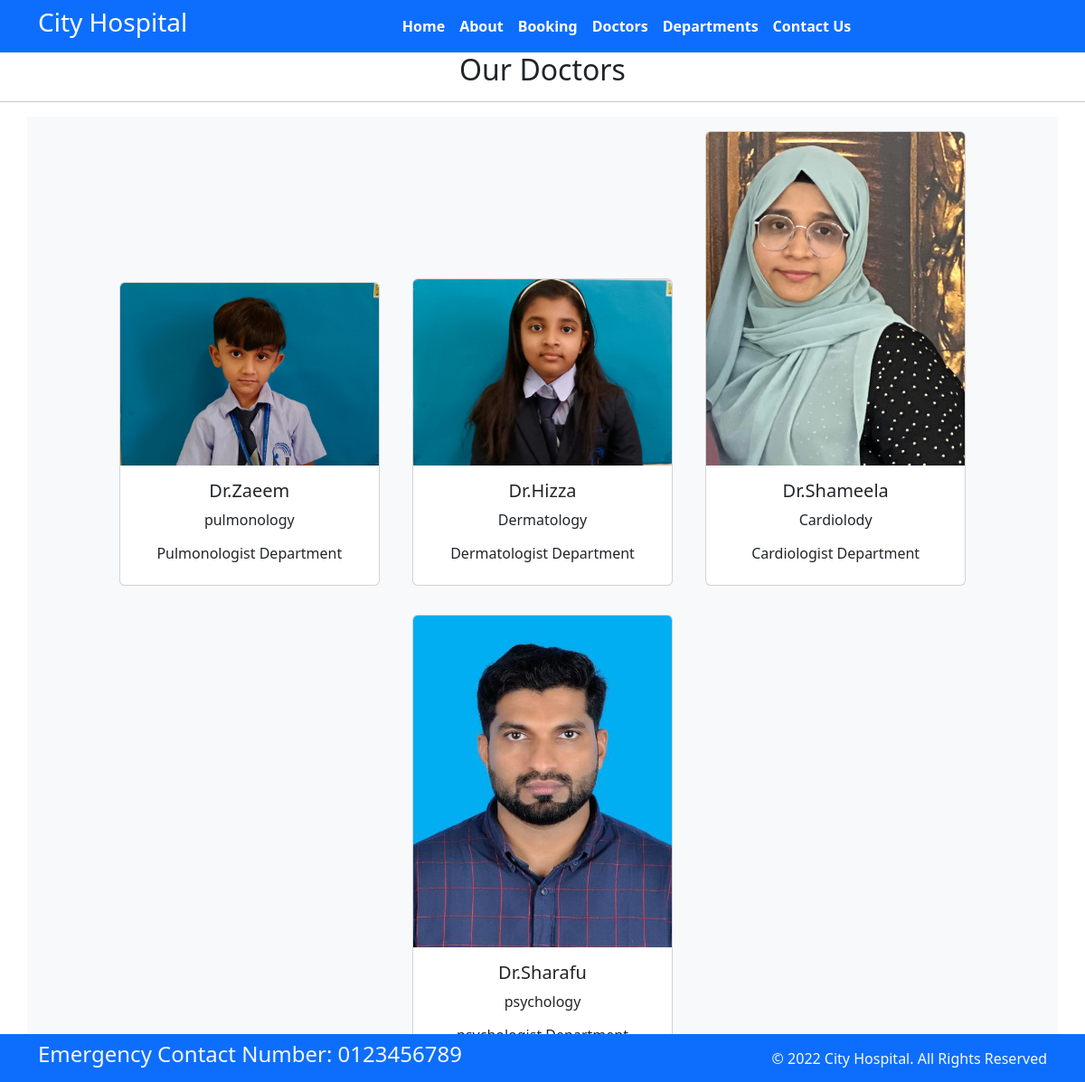
Page /doctors on the committed database.
### navbar/models.py (models this page shows, shortened)
class Doctor(models.Model):
    doc_name=models.CharField(max_length=255)
    doc_spec=models.CharField(max_length=255)
    dep_name=models.ForeignKey(Department,on_delete=models.CASCADE)
    doc_image=models.ImageField(upload_to='doctors')

class Department(models.Model):
    dep_name=models.CharField(max_length=100)
    dep_description=models.TextField()
    def __str__(self):
        return self.dep_name

### navbar/views.py (the view)
# urls.py: path('doctors',doctors,name='doctors'),
def doctors(request):
    dictionary_doctors={
        'doctors_key':Doctor.objects.all()
    }
    return render(request,"doctors.html",dictionary_doctors)

### templates/doctors.html (shortened to what this page needs)
{% extends 'base.html' %}
{%block content%}
<h2 class="text-center">Our Doctors</h2>
<hr>
<div class="container text-center bg-light">
    {%for doc in doctors_key%}
<div class="card text-center mx-3 my-3" style="width: 18rem;display: inline-block;">
    <img src="{{doc.doc_image.url}}" alt="doc-img" class="card-img-top">
    <div class="card-body">
        <h5 class="card-title">Dr.{{doc.doc_name}}</h5>
        <p class="card-text">{{doc.doc_spec}}</p>
        <h6>{{doc.dep_name}} Department</h6>
    </div>
</div>
{%endfor%}
</div>
{% endblock%}

### templates/base.html (shortened to what this page needs)
<!DOCTYPE html>
<html lang="en">
<head>
    <link href="https://cdn.jsdelivr.net/npm/bootstrap@5.3.2/dist/css/bootstrap.min.css" rel="stylesheet">
</head>
<body>
    <nav class="navbar bg-primary navbar-expand-md ">
        <div class="container">
          <div class="col-2 text-left pl-md-0">
            <h3 class="text-white"> City Hospital </h3>
          </div>
          <div
            class="collapse navbar-collapse justify-content-center col-md-8 navbar-collapse-3">
            <ul class="navbar-nav justify-content-center  fw-bold">
              <li class="nav-item active">
                <a class="nav-link text-white" href= {% url 'home' %}>Home </a>
              </li>
              <li class="nav-item">
                <a class="nav-link text-white" href={% url 'about' %}>About</a>
              </li>
              <li class="nav-item">
                <a class="nav-link text-white" href={% url 'booking' %}>Booking</a>
              </li>
              <li class="nav-item">
                <a class="nav-link text-white" href={% url 'doctors' %}>Doctors</a>
              </li>
               <li class="nav-item">
                <a class="nav-link text-white" href={% url 'department' %}>Departments</a>
              </li>
              <li class="nav-item">
                <a class="nav-link text-white" href={% url 'contact' %}>Contact Us</a>
              </li>
            </ul>
          </div>
        </div>
      </nav>
      {%block content%}{%endblock%}
      <section class="fixed-bottom">
        <footer class="pt-2 pb-2  bg-primary text-light">
          <div class="container">
            <div class="row align-items-center">
              <div class="col-12 col-md-8">
                <h4>Emergency Contact Number: 0123456789</h4>
              </div>
              <div class="col-12 col-md-4 mt-4 mt-md-0 text-center text-md-end">
                © 2022 City Hospital. All Rights Reserved
              </div>
            </div>
          </div>
        </footer>
      </section>
</body>
</html>

### rows in the picture
Doctor: doc_image (picture), doc_name "Zaeem", doc_spec "pulmonology", dep_name "Pulmonologist"
Doctor: doc_image (picture), doc_name "Hizza", doc_spec "Dermatology", dep_name "Dermatologist"
Doctor: doc_image (picture), doc_name "Shameela", doc_spec "Cardiolody", dep_name "Cardiologist"
Doctor: doc_image (picture), doc_name "Sharafu", doc_spec "psychology"
